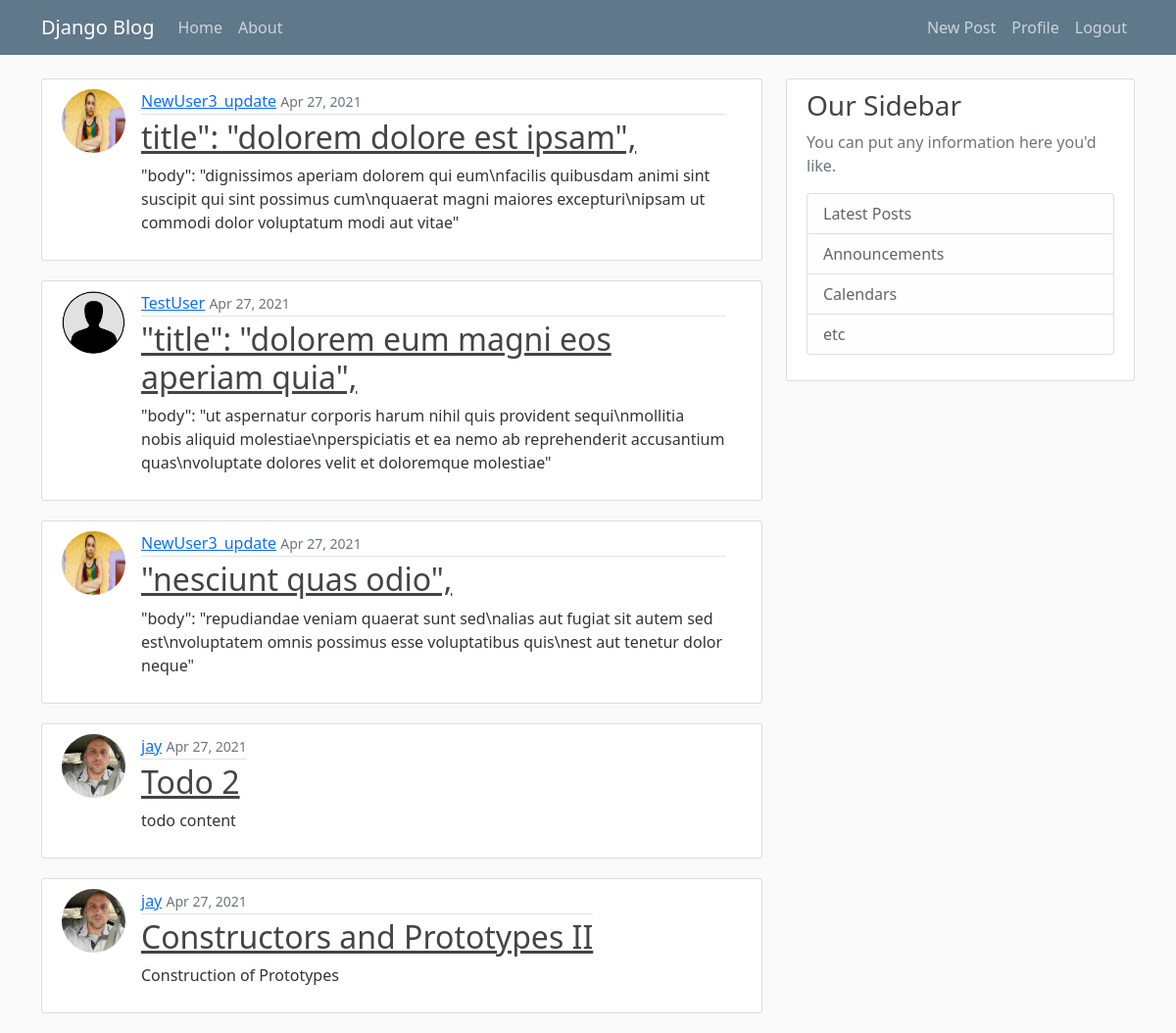
The app's page / (signed in) with its own data.
### blog/models.py (models this page shows, shortened)
class Post(models.Model):
    title = models.CharField(max_length=100)
    content = models.TextField()
    date_posted = models.DateTimeField(default=timezone.now)
    author = models.ForeignKey(User, on_delete=models.CASCADE)

### users/models.py (models this page shows, shortened)
class Profile(models.Model):
    user = models.OneToOneField(User, on_delete=models.CASCADE)
    image = models.ImageField(default='default.jpg', upload_to='profile_pics')

### blog/views.py (the view)
# urls.py: path('', PostListView.as_view(), name='blog-home'),
class PostListView(ListView):
    model = Post
    template_name = 'blog/home.html'
    context_object_name = 'posts'
    ordering = ['-date_posted']
    paginate_by = 5

### blog/templates/blog/home.html
{% extends 'blog/base.html' %}
{% block content %}
    {% for post in posts %}
        <article class="media content-section d-flex w-100">
            <div>
                <img class="rounded-circle article-img mx-0" src="{{ post.author.profile.image.url }}" alt="">
            </div>
            <div class="media-body px-3 ">
                <div class="article-metadata">
                    <a class="mr-2" href="#">{{ post.author }}</a>
                    <small class="text-muted">{{ post.date_posted | date:"M d, Y" }}</small>
                </div>
                <h2><a class="article-title" href="{% url 'post-detail' post.id %}">{{ post.title }}</a></h2>
                <p class="article-content">{{ post.content }}</p>
            </div>
        </article>
    {% endfor %}
{% endblock content %}

### blog/static/blog/main.css (style rules this page uses)
body { background: #fafafa; color: #333333; margin-top: 5rem; }
h1, h2, h3, h4, h5, h6 { color: #444444; }
.content-section { background: #ffffff; padding: 10px 20px; border: 1px solid #dddddd; border-radius: 3px; margin-bottom: 20px; }
.article-title { color: #444444; }
.article-content { white-space: pre-line; }
.article-img { height: 65px; width: 65px; margin-right: 16px; }
.article-metadata { padding-bottom: 1px; margin-bottom: 4px; border-bottom: 1px solid #e3e3e3 }

### records on screen
Post: author.profile.image (picture), author "NewUser3_update", date_posted "Apr 27, 2021", title "title\": \"dolorem dolore est ipsam\",", content "\"body\": \"dignissimos aperiam dolorem qui eum\\nfacilis quibusdam animi sint suscipit qui sint possimus cum\\nquaerat magni maiores excepturi\\nipsam ut commodi dolor voluptatum modi aut vitae\""
Post: author.profile.image (placeholder picture), author "TestUser", date_posted "Apr 27, 2021", title "\"title\": \"dolorem eum magni eos aperiam quia\",", content "\"body\": \"ut aspernatur corporis harum nihil quis provident sequi\\nmollitia nobis aliquid molestiae\\nperspiciatis et ea nemo ab reprehenderit accusantium quas\\nvoluptate dolores velit et doloremque molestiae\""
Post: author.profile.image (picture), author "NewUser3_update", date_posted "Apr 27, 2021", title "\"nesciunt quas odio\",", content "\"body\": \"repudiandae veniam quaerat sunt sed\\nalias aut fugiat sit autem sed est\\nvoluptatem omnis possimus esse voluptatibus quis\\nest aut tenetur dolor neque\""
Post: author.profile.image (picture), author "jay", date_posted "Apr 27, 2021", title "Todo 2", content "todo content"
Post: author.profile.image (picture), author "jay", date_posted "Apr 27, 2021", title "Constructors and Prototypes II", content "Construction of Prototypes"
